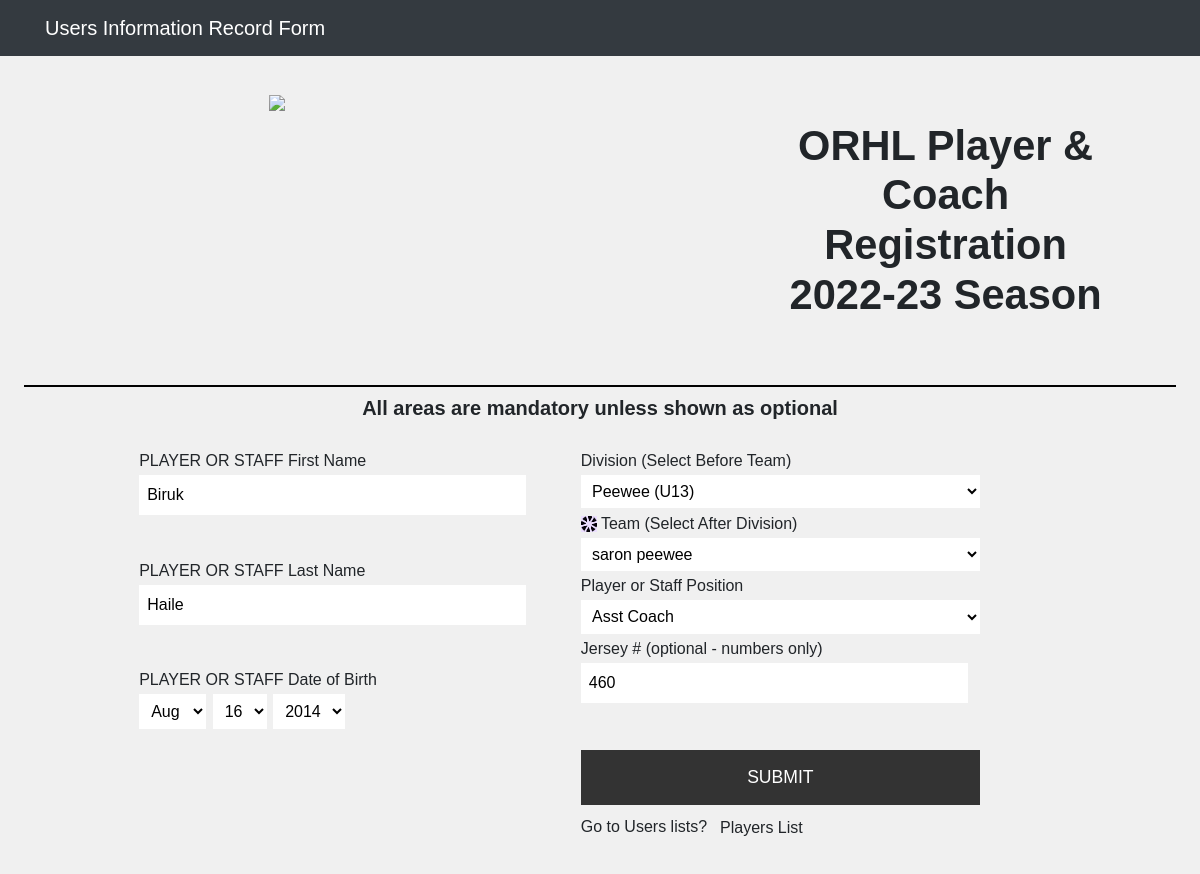
/player-registration_edit.php?id=20 (signed in), run on the app's committed database.
### tables this page shows
CREATE TABLE `player_registrations` (
  `ID` int(11) NOT NULL,
  `Created` timestamp NOT NULL DEFAULT current_timestamp(),
  `FirstName` varchar(50) DEFAULT NULL,
  `LastName` varchar(80) DEFAULT NULL,
  `DOB` date NOT NULL,
  `Address` varchar(150) DEFAULT NULL,
  `Address2` varchar(80) DEFAULT NULL,
  `City` varchar(50) DEFAULT NULL,
  `Province` varchar(20) DEFAULT NULL,
  `PostalCode` varchar(15) DEFAULT NULL,
  `ParentOneName` varchar(150) DEFAULT NULL,
  `ParentOnePhoneOne` varchar(20) DEFAULT NULL,
  `ParentOnePhoneTwo` varchar(20) NOT NULL,
  `ParentOneEmail` varchar(100) DEFAULT NULL,
  `ParentTwoName` varchar(150) DEFAULT NULL,
  `ParentTwoPhoneOne` varchar(20) DEFAULT NULL,
  `ParentTwoPhoneTwo` varchar(20) NOT NULL,
  `ParentTwoEmail` varchar(100) DEFAULT NULL,
  `MedicalConditions` text DEFAULT NULL,
  `Division` varchar(30) DEFAULT NULL,
  `Team` varchar(50) DEFAULT NULL,
  `PlayerPosition` varchar(20) NOT NULL,
  `JerseyNumber` varchar(20) NOT NULL DEFAULT '0',
  `CodeOfConduct` tinyint(1) DEFAULT NULL,
  `Season` varchar(50) DEFAULT NULL,
  `Waiver` tinyint(1) DEFAULT NULL,
  `RowansLaw` tinyint(1) NOT NULL DEFAULT 0,
  `Approved` tinyint(1) NOT NULL,
  `ForwardedToInsurance` varchar(1) NOT NULL DEFAULT 'N',
  `Active` varchar(1) NOT NULL DEFAULT 'Y',
  `AAUNumber` varchar(60) NOT NULL DEFAULT '',
  `FileName` varchar(250) NOT NULL
);

### player-registration_edit.php (the view, shortened to what this page needs)
<?php
require_once "db.php";
include("functions.php");
  include('includes/header.php');
	   $firstname = "";
	   $lastname = "";
	   $firstname_error = "";
       $lastname_error = "";
	   $JerseyNumber_err="";
	   $bDivision = "";
	   $aDivision = "";
	   $PlayerPosition = "";
if(isset($_POST["id"]) && !empty($_POST["id"])){
    $id = $_POST["id"];
	$firstname = mysqli_real_escape_string($conn, $_POST['first_name']);
	$lastname = mysqli_real_escape_string($conn, $_POST['last_name']);
	$start_m = mysqli_real_escape_string($conn, $_POST['month']);
	$start_d = mysqli_real_escape_string($conn, $_POST['day']);
	$start_y = mysqli_real_escape_string($conn, $_POST['year']);
	$dob = $start_y . "-" . str_pad($start_m, 2, "0", STR_PAD_LEFT) . "-" . str_pad($start_d, 2, "0", STR_PAD_LEFT);
	$dob1 = $start_y . "-" . str_pad($start_m, 2, "0", STR_PAD_LEFT) . "-" . str_pad($start_d, 2, "0", STR_PAD_LEFT);
	$dob= strtotime($dob1);
	$bDivision = mysqli_real_escape_string($conn, $_POST['bDivision']);
	$aDivision = mysqli_real_escape_string($conn, $_POST['aDivision']);
	$PlayerPosition = mysqli_real_escape_string($conn, $_POST['PlayerPosition']);
    $firstname = mysqli_real_escape_string($conn, $_POST['first_name']);
    if(empty($firstname)){
		$firstname_error= "Please enter a name.";
    } elseif(!filter_var($firstname, FILTER_VALIDATE_REGEXP, array("options"=>array("regexp"=>"/^[a-zA-Z\s]+$/")))){
        $firstname_error = "Please enter a valid name.";
    } else{
        $firstname = $firstname;
    }
	 $lastname = mysqli_real_escape_string($conn, $_POST['last_name']);
    if(empty($lastname)){
		$lastname_error= "Please enter a name.";
    } elseif(!filter_var($lastname, FILTER_VALIDATE_REGEXP, array("options"=>array("regexp"=>"/^[a-zA-Z\s]+$/")))){
        $lastname_error = "Please enter a valid name.";
    } else{
        $lastname= $lastname;
    }
	$JerseyNumber = mysqli_real_escape_string($conn, $_POST['JerseyNumber']);
    if(empty($JerseyNumber)){
        $JerseyNumber_err = "Please enter the Jersey Number.";
    } elseif(!ctype_digit($JerseyNumber)){
		$JerseyNumber_err = "Please enter a positive integer value.";
    } else{
		$JerseyNumber = $JerseyNumber;
    }
    if(empty($firstname_error ) && empty($lastname_error) && empty($JerseyNumber_err)){
        $sql = "UPDATE player_registrations SET FirstName=?, LastName=?,DOB=?, Division=?,Team=?,PlayerPosition=?,JerseyNumber=? WHERE id=?";
        if($stmt = mysqli_prepare($conn, $sql)){
            mysqli_stmt_bind_param($stmt, "sssssssi", $param_firstname, $param_lastname, $param_dob, $param_bDivision,$param_aDivision,$param_PlayerPosition ,$param_JerseyNumber,$param_id);
             $param_firstname = $firstname;
			 $param_lastname = $lastname;
             $param_dob = $dob1;
			 $param_JerseyNumber=$JerseyNumber;
			 $param_PlayerPosition =$PlayerPosition;
			 $param_bDivision = $bDivision;
			 $param_aDivision  = $aDivision;
			 $param_id = $id;
            if(mysqli_stmt_execute($stmt)){
                header("location: player-registration-manage.php");
                exit();
            } else{
                echo "Oops! Something went wrong. Please try again later.";
            }
        }
        mysqli_stmt_close($stmt);
    }
    mysqli_close($conn);
} else{
    if(isset($_GET["id"]) && !empty(trim($_GET["id"]))){
        $sql = "SELECT * FROM player_registrations WHERE ID = ?";
        if($stmt = mysqli_prepare($conn, $sql)){
            mysqli_stmt_bind_param($stmt, "i", $param_id);
            if(mysqli_stmt_execute($stmt)){
                $result = mysqli_stmt_get_result($stmt);
                if(mysqli_num_rows($result) == 1){
                    $row = mysqli_fetch_array($result, MYSQLI_ASSOC);
                     $firstname = $row['FirstName'];
                     $lastname = $row['LastName'];
                     $dob= strtotime($row['DOB']);
				     $JerseyNumber=$row['JerseyNumber'];
				     $PlayerPosition =$row['PlayerPosition'];
				     $bDivision = $row['Division'];
				     $aDivision  = $row['Team'];
                } else{
                    header("location: error.php");
                    exit();
                }
            } else{
                echo "Oops! Something went wrong. Please try again later.";
            }
        }
    }  else{
        header("location: error.php");
        exit();
    }
}
?>
<!DOCTYPE html PUBLIC "-//W3C//DTD XHTML 1.0 Transitional//EN" "http://www.w3.org/TR/xhtml1/DTD/xhtml1-transitional.dtd">
<html xmlns="http://www.w3.org/1999/xhtml">
<head>
<link rel="stylesheet" type="text/css" href="_registration_style.css" />
</head>
<body>
<form action="<?php echo htmlspecialchars($_SERVER["PHP_SELF"]); ?>" method="post">
	<div class="Wrapper">
		<div class="Header">
			<div class="Logo">
				<img src="https://lirp-cdn.multiscreensite.com/dfb474a2/dms3rep/multi/opt/ORHL_Logo_M-1920w.png" class="ImgLogo" />
			</div>
			<div class="Banner">
				<h1>ORHL Player &amp; Coach Registration<br />2022-23 Season</h1>
			</div>
		</div>
		<div class="MainBody">
			<div class="Title">
				<h2>All areas are mandatory unless shown as optional</h2>
			</div>
			<div class="ColLeft">
				PLAYER OR STAFF First Name
				<input type="text" id="txtFirstName" name="first_name" runat="server" class="TextBoxNormal" maxlength="50"  value="<?php echo $firstname; ?>" />
				<span class="WarningPopUp"   ><?php if (isset($firstname_error)) echo $firstname_error; ?></span>
				PLAYER OR STAFF Last Name
				<input type="text" id="txtLastName" name="last_name" runat="server" class="TextBoxNormal" maxlength="50" value="<?php echo $lastname; ?>"   />
				<span class="WarningPopUp" ><?php if (isset($lastname_error)) echo $lastname_error; ?></span>
				PLAYER OR STAFF Date of Birth
				<div style="width:100%; text-align:left;">
					<select id="ddlMonth" name="month" runat="server" class="DropInline" >
						 <?php echo  '<option value="'.date('m',$dob).'">'.date('M',$dob).'</option>'; ?>
					</select>
					<select id="ddlDay" name="day" runat="server" class="DropInline" >
					<?php echo  '<option value="'.date('d',$dob).'">'.date('d',$dob).'</option>'; ?>
					</select>
					<select id="ddlYear"name="year" runat="server" class="DropInline" >
					<?php echo '<option value="'.date('Y',$dob).'">'.date('Y',$dob).'</option>'; ?>
					</select>
					</div>
			</div>
			<div class="ColRight">
				Division (Select Before Team)
				<select id="ddlDivision" name="bDivision" runat="server" class="DropNormal" AutoPostBack="true" minilength="1" onchange="fetch_select(this.value);" value="<?php echo  $bDivision ; ?>" >
				<?php echo  '<option value="'.$bDivision.'">'.$bDivision.'</option>'; ?>
				</select>
				<img src="img/ajax-loader.gif" id="loader" >
				Team (Select After Division)
			   <select id="ddlTeams" name="aDivision" runat="server" class="DropNormal"  >
			   <?php echo  '<option value="'.$aDivision.'">'.$aDivision.'</option>'; ?>
			  </select>
				Player or Staff Position
				<select id="ddlPlayerPosition" name="PlayerPosition" runat="server" class="DropNormal" minilength="1" >
				<?php echo  '<option value="'.$PlayerPosition.'">'.$PlayerPosition.'</option>'; ?>
				</select>
				Jersey # (optional - numbers only)
				<input type="text" id="txtJerseyNumber" name="JerseyNumber" runat="server" class="TextBoxNormal" Visible="false"  value="<?php echo $JerseyNumber; ?>" />
				<span class="WarningPopUp"   ><?php if (isset($JerseyNumber_err)) echo $JerseyNumber_err; ?></span>
				<input type="submit"  class="ButtonNormal" class="btn btn-success btn-block" name="save" value="submit">
				Go to Users lists?<a href="player-registration-manage.php" class="btn btn-default">Players List</a>
			</div>
			<div class="Footer">
			</div>
		</div>
	</div>
</form>
</body>
</html>

### _registration_style.css (style rules this page uses)
* { font-family:Verdana, Geneva, Arial, helvetica, sans-serif; font-size:12pt; background-color: #F0F0F0; }
body,h1,h2,h3,h4,h5,div,ul,li,a,img,p,strong,span { height:auto; margin:0; padding:0; border:none; background:none; }
h1 { display:block; font-size:2.6em; font-weight:bold; margin:1%; padding:1%; }
h2 { display:block; font-size:1.25em; font-weight:bold; margin:0.5%; padding:0.5%; }
.Wrapper { width:100%; min-width:360px; max-width:1500px; margin:0 auto; }
.Header { width:96%; margin:0 auto; border-bottom:solid 2pt #000000; }
.Logo { float:left; width:44%; padding:3%; text-align:center; clear:none; }
.Banner { float:right; width:40%; padding:5%; text-align:center; clear:none; }
.MainBody { width:80%; margin:0 auto; clear:both; }
.ColLeft { float:left; width:46%; margin:1% 0 0 0; padding:1% 2% 1% 2%; }
.ColRight { float:left; width:46%; margin:1% 0 0 0; padding:1% 2% 1% 2%; }
.Title { width:100%; text-align:center; }
.Footer { width:100%; min-height:5.0em; clear:both; }
.ImgLogo { width:50%; }
.TextBoxNormal { display:block; width:96%; margin:0.5% 0.5% 0.8% 0; padding:0.5em; background:#FFFFFF; border:none; clear:both; }
.DropNormal { display:block; width:99%; margin:0.5% 0.5% 0.8% 0; padding:0.45em; background:#FFFFFF; border:none; clear:both; }
.DropNormal option { background:#FFFFFF; border:none; }
.DropInline { width:auto; margin:0.5% 0.5% 0.8% 0; padding:0.5em; background:#FFFFFF; border:none; }
.DropInline option { background:#FFFFFF; border:none; }
.ButtonNormal { width:99%; max-width:700px; margin:1% 0 1% 0; padding:0.8em; border:none; background:#333333; color:#FFFFFF; text-transform:uppercase; font-size:1.1em; }
@media only screen and (min-width : 200px) { .Logo { float:none; width:96%; padding:2%; text-align:center; clear:both; } }
@media only screen and (min-width : 200px) { .Banner { float:none; width:90%; padding:2%; text-align:center; clear:both; } }
@media only screen and (min-width : 200px) { .ImgLogo { width:40%; } }
@media only screen and (min-width : 200px) { .ColLeft { float:none; width:96%; margin:0 0 0 0; padding:0 2% 0 2%; } }
@media only screen and (min-width : 200px) { .ColRight { float:none; width:96%; margin:0 0 0 0; padding:0 2% 0 2%; } }
@media only screen and (min-width : 1090px) { .Logo { float:left; width:44%; padding:3%; text-align:center; clear:none; } }
@media only screen and (min-width : 1090px) { .Banner { float:right; width:40%; padding:5%; text-align:center; clear:none; } }
@media only screen and (min-width : 1090px) { .ImgLogo { width:50%; } }
@media only screen and (min-width : 1090px) { .ColLeft { float:left; width:46%; margin:1% 0 0 0; padding:1% 2% 1% 2%; } }
@media only screen and (min-width : 1090px) { .ColRight { float:left; width:46%; margin:1% 0 0 0; padding:1% 2% 1% 2%; } }
.WarningPopUp { display:block; padding:5%; text-align:center; color: #e70606; }

### data on the page
player_registrations: first_name "Biruk", last_name "Haile", month "Aug", day "16", year "2014", bDivision "Peewee (U13)", aDivision "saron peewee", PlayerPosition "Asst Coach", JerseyNumber "460"
